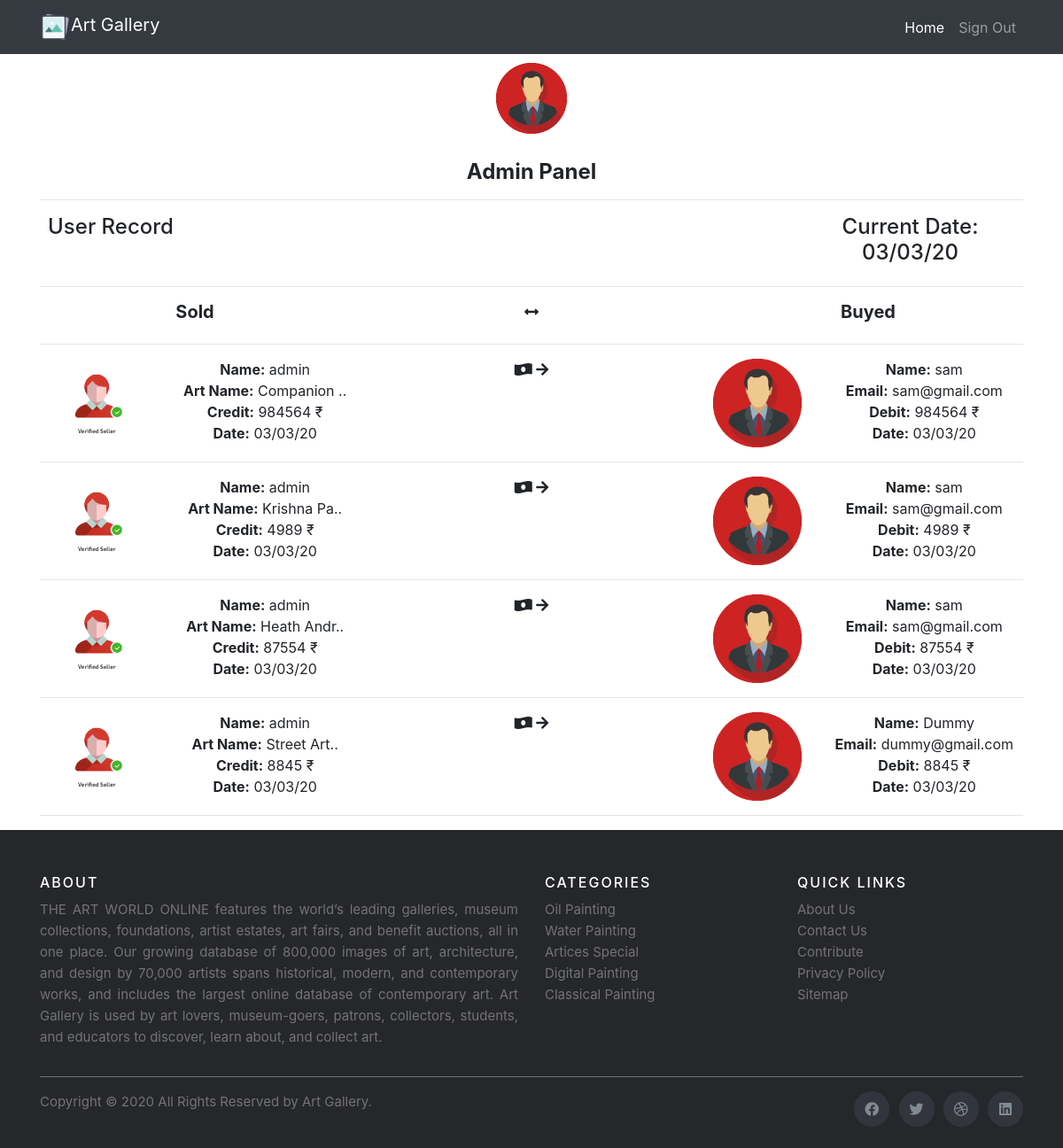
The page /admin.php (signed in) on the database its author committed.
### tables this page shows
CREATE TABLE `purchased` (
  `id` int(250) NOT NULL,
  `uid` varchar(250) NOT NULL,
  `iid` varchar(250) NOT NULL,
  `email` varchar(250) NOT NULL,
  `date` varchar(250) NOT NULL
);

CREATE TABLE `users` (
  `id` int(10) NOT NULL,
  `uid` varchar(200) NOT NULL,
  `profilepic` varchar(200) NOT NULL,
  `name` varchar(200) NOT NULL,
  `sname` varchar(200) NOT NULL,
  `email` varchar(200) NOT NULL,
  `gender` varchar(200) NOT NULL,
  `city` varchar(200) NOT NULL,
  `country` varchar(200) NOT NULL,
  `password` varchar(200) NOT NULL,
  `seller` int(10) NOT NULL
);

CREATE TABLE `userimages` (
  `id` int(250) NOT NULL,
  `uid` int(250) NOT NULL,
  `iid` int(250) NOT NULL,
  `email` varchar(250) NOT NULL,
  `userImage` varchar(250) NOT NULL,
  `imagetitle` varchar(250) NOT NULL,
  `imagedescription` varchar(1000) NOT NULL,
  `imageprice` varchar(250) NOT NULL,
  `imagecategory` varchar(250) NOT NULL,
  `updateDate` varchar(250) NOT NULL,
  `imagevisit` int(250) NOT NULL
);

### admin.php (the view, shortened to what this page needs)
<?php
require("includes/database.php");
?>
<!DOCTYPE html>
<html lang="en">
<head>
    <link rel="stylesheet" href="css/basic.css" type="text/css" />
    <link rel="stylesheet" href="css/home.css" type="text/css" />
    <link rel="stylesheet" href="CDN/css/bootstrap.css" type="text/css" />
    <link rel="stylesheet" type="text/css" href="https://cdnjs.cloudflare.com/ajax/libs/font-awesome/5.11.2/css/all.css">
</head>
<body>
    <nav class="navbar navbar-expand-lg navbar-dark bg-dark static-top">
    <div class="container">
      <a class="navbar-brand" href="http://localhost/Art Gallery/"><img src="images/siteImages/android-chrome-192x192.png" width="35" height="35" class="d-inline-block align-top" alt="">Art Gallery</a>
      <div class="collapse navbar-collapse" id="navbarResponsive">
        <ul class="navbar-nav ml-auto">
          <li class="nav-item active">
            <a class="nav-link" href="http://localhost/Art Gallery/">Home
            </a>
          </li>
          <li class="nav-item">
            <a class="nav-link" href="logout.php">Sign Out</a>
          </li>
        </ul>
      </div>
    </nav>
    <div class="container" style='text-align: center; margin-top: 10px'>
    <img class="mb-4" src="images/siteImages/admin.png" alt="" width="80" height="80">
    <h4 style='text-align: center; font-weight: bold; margin: 5px'>Admin Panel</h4>
    <hr />
    <div class='row'>
    <div class='col-md-2'>
    <h4>User Record</h4>
    </div>
    <div class='col-md-7'>
    </div>
    <div class='col-md-3'>
    <h4><?php echo "Current Date: ".date('d/m/y',time());?></h4>
    </div>
    </div>
    <hr />
    <div class='row'>
    <div class='col-md-4'>
    <h5 style='font-weight: bold'>Sold</h5>
    </div>
    <div class='col-md-4'>
    <i class="fas fa-arrows-alt-h"></i>
    </div>
    <div class='col-md-4'>
    <h5 style='font-weight: bold'>Buyed</h5>
    </div>
    </div>
    <hr />
    <?php
        if(mysqli_num_rows($selPurchased = mysqli_query($conn, "SELECT * FROM purchased ORDER BY id DESC")) > 0) {
            while($selPurchasedItem = mysqli_fetch_assoc($selPurchased)) {
                $selPurchasedInfoIid = $selPurchasedItem['iid'];
                $selPurchasedInfoEmail = $selPurchasedItem['email'];
                $selPurchasedInfoDate = $selPurchasedItem['date'];
                if(mysqli_num_rows($selUserId = mysqli_query($conn, "SELECT * FROM userImages WHERE iid = '$selPurchasedInfoIid'")) > 0) {
                    $selUserId = mysqli_fetch_assoc($selUserId);
                    $firstTask = $selUserId['uid'];
                    if(mysqli_num_rows($selUserIdInfo = mysqli_query($conn, "SELECT * FROM users WHERE uid = '$firstTask'")) > 0) {
                        $selUserIdInfo = mysqli_fetch_assoc($selUserIdInfo);
                        if(mysqli_num_rows($buyerInfo = mysqli_query($conn, "SELECT * FROM users WHERE email = '$selPurchasedInfoEmail'")) > 0) {
                            $buyerInfoDb = mysqli_fetch_assoc($buyerInfo);
                            echo "
                            <div class='row'>
                            <div class='col-md-4'>
                            <div class='soldBy'>
                            <div class='row'>
                            <div class='col-md-5'>
                            <img src='images/siteImages/seller.png' alt='Sold By' width=100 height=100 style='object-fit: cover'>
                            </div>
                            <div class='col-md-7'>
                            <div><span style='font-weight: bold'>Name:</span> ". $selUserIdInfo['name'] ."</div>
                            <div><span style='font-weight: bold'>Art Name:</span> ". substr($selUserId['imagetitle'],0,10) ."..</div>
                            <div><span style='font-weight: bold'>Credit:</span> ". $selUserId['imageprice'] ." ₹</div>
                            <div><span style='font-weight: bold'>Date:</span> ". $selPurchasedInfoDate ." </div>
                            </div>
                            </div>
                            </div>
                            </div>
                            <div class='col-md-4'>
                            <i class='fas fa-money-bill-wave-alt'></i>
                            <i class='fas fa-arrow-right'></i>
                            </div>
                            <div class='col-md-4'>
                            <div class='buyedBy'>
                            <div class='row'>
                            <div class='col-md-4'>
                            <img src='images/siteImages/admin.png' alt='Sold By' width=100 height=100>
                            </div>
                            <div class='col-md-8'>
                            <div><span style='font-weight: bold'>Name:</span> ". $buyerInfoDb['name'] ."</div>
                            <div><span style='font-weight: bold'>Email:</span> ". $buyerInfoDb['email'] ."</div>
                            <div><span style='font-weight: bold'>Debit:</span> ". $selUserId['imageprice'] ." ₹</div>
                            <div><span style='font-weight: bold'>Date:</span> ". $selPurchasedInfoDate ." </div>
                            </div>
                            </div>
                            </div>
                            </div>
                            </div>
                            <hr />
                            ";
                        }
                    }
                }
            }
        }
    ?>
    </div>
    <?php require("includes/footer.php");?>

### css/home.css (style rules this page uses)
body { overflow-x: hidden; }

### rows shown on the page
purchased: users.name "admin", userimages.imagetitle "Companion", userimages.imageprice "984564", date "03/03/20", users.name "sam", users.email "sam@gmail.com"
purchased: users.name "admin", userimages.imagetitle "Krishna Pa", userimages.imageprice "4989", date "03/03/20", users.name "sam", users.email "sam@gmail.com"
purchased: users.name "admin", userimages.imagetitle "Heath Andr", userimages.imageprice "87554", date "03/03/20", users.name "sam", users.email "sam@gmail.com"
purchased: users.name "admin", userimages.imagetitle "Street Art", userimages.imageprice "8845", date "03/03/20", users.name "Dummy", users.email "dummy@gmail.com"
